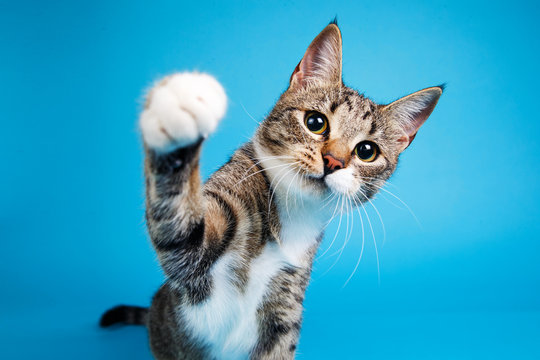
#> input picture libraries/opencv/data/cat.jpg, 540 x 360 px, found by its file name
$ python blur.py
#> lines starting #> are read from the running program, lines starting #| are printed output that depends on the picture
import cv2

image = cv2.imread("/home/su-rays/projects/skills/libraries/opencv/data/cat.jpg")
#> image is the input picture: shape (360, 540, 3); mean B, G, R 191.9, 160, 55.5

median_blur_1 = cv2.bilateralFilter(image, 99, 75, 75)
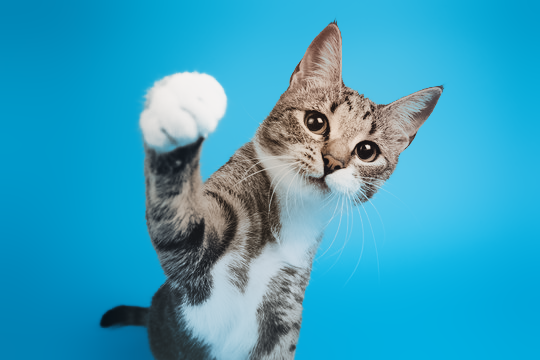
#> median_blur_1: shape (360, 540, 3); mean B, G, R 192.3, 160.3, 55.1
median_blur_99 = cv2.bilateralFilter(image, 99, 755, 755)
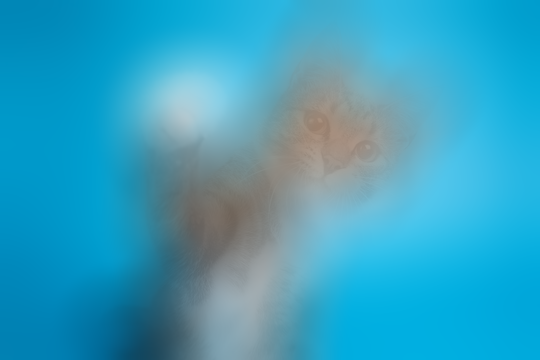
#> median_blur_99: shape (360, 540, 3); mean B, G, R 192.1, 160.2, 55.5

cv2.imshow("gaussian 1", median_blur_1)
cv2.imshow("gaussian 9", median_blur_99)

cv2.waitKey(0)
cv2.destroyAllWindows()

$ run again, with libraries/opencv/data/bird.jpeg copied over libraries/opencv/data/cat.jpg
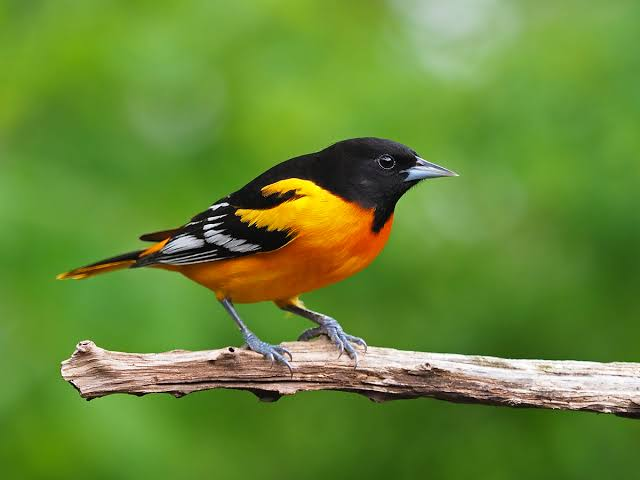
#> input picture libraries/opencv/data/bird.jpeg, 640 x 480 px, found by its file name
#> image is the input picture: shape (480, 640, 3); mean B, G, R 53.3, 137.4, 103.1
#> `median_blur_1 = cv2.bilateralFilter(image, 99, 75, 75)`:
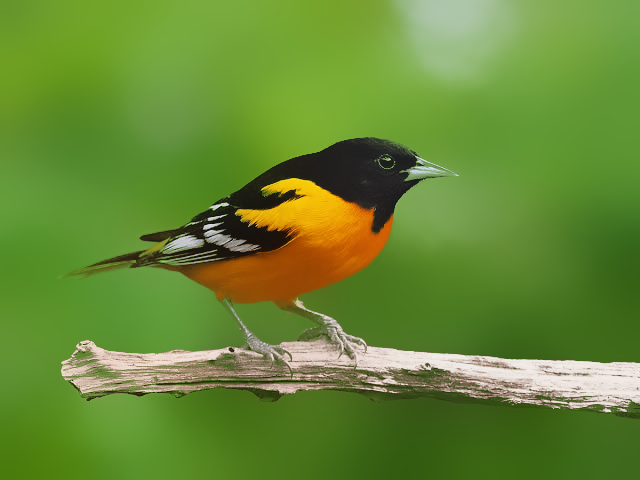
#> median_blur_1: shape (480, 640, 3); mean B, G, R 52.8, 138.1, 102.8
#> `median_blur_99 = cv2.bilateralFilter(image, 99, 755, 755)`:
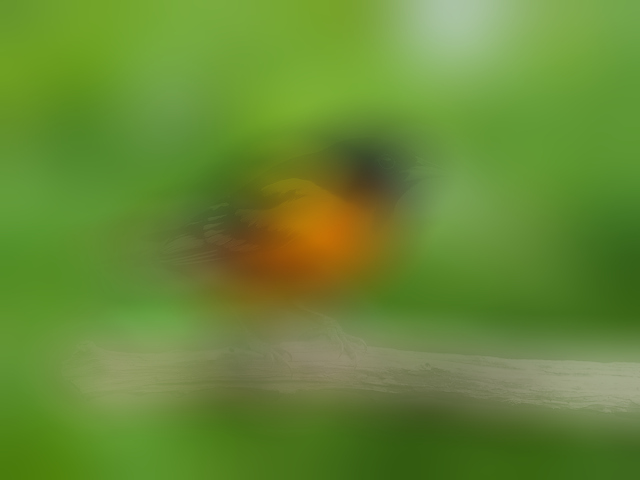
#> median_blur_99: shape (480, 640, 3); mean B, G, R 53, 137.3, 102.9
